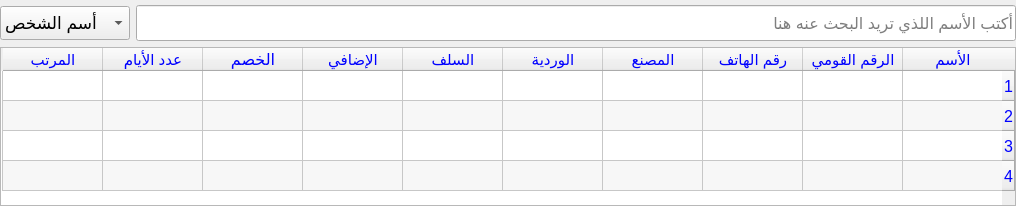
        <widget class="QWidget" name="page">
         <layout class="QVBoxLayout" name="verticalLayout_2">
          <property name="leftMargin">
           <number>0</number>
          </property>
          <property name="topMargin">
           <number>5</number>
          </property>
          <property name="rightMargin">
           <number>0</number>
          </property>
          <property name="bottomMargin">
           <number>0</number>
          </property>
          <item>
           <layout class="QHBoxLayout" name="horizontalLayout_3">
            <item>
             <widget class="QComboBox" name="comboBox_16">
              <property name="minimumSize">
               <size>
                <width>130</width>
                <height>34</height>
               </size>
              </property>
              <property name="font">
               <font>
                <pointsize>13</pointsize>
               </font>
              </property>
              <property name="toolTip">
               <string>حدد نوع البحث,هل تريد البحث بواسطة أسم الشخص أم أسم المصنع</string>
              </property>
              <item>
               <property name="text">
                <string>أسم الشخص</string>
               </property>
              </item>
              <item>
               <property name="text">
                <string>أسم المصنع</string>
               </property>
              </item>
             </widget>
            </item>
            <item>
             <widget class="QLineEdit" name="lineEdit">
              <property name="minimumSize">
               <size>
                <width>0</width>
                <height>36</height>
               </size>
              </property>
              <property name="font">
               <font>
                <family>Segoe UI</family>
                <pointsize>12</pointsize>
                <italic>false</italic>
                <bold>false</bold>
               </font>
              </property>
              <property name="layoutDirection">
               <enum>Qt::RightToLeft</enum>
              </property>
              <property name="autoFillBackground">
               <bool>false</bool>
              </property>
              <property name="alignment">
               <set>Qt::AlignLeading|Qt::AlignLeft|Qt::AlignVCenter</set>
              </property>
              <property name="placeholderText">
               <string>أكتب الأسم اللذي تريد البحث عنه هنا                                                                      </string>
              </property>
             </widget>
            </item>
           </layout>
          </item>
          <item>
           <layout class="QHBoxLayout" name="horizontalLayout_4">
            <item>
             <widget class="QTableWidget" name="tableWidget">
              <property name="font">
               <font>
                <pointsize>12</pointsize>
               </font>
              </property>
              <property name="layoutDirection">
               <enum>Qt::RightToLeft</enum>
              </property>
              <property name="autoFillBackground">
               <bool>false</bool>
              </property>
              <property name="styleSheet">
               <string notr="true">color: rgb(0, 0, 255);</string>
              </property>
              <property name="frameShape">
               <enum>QFrame::StyledPanel</enum>
              </property>
              <property name="frameShadow">
               <enum>QFrame::Plain</enum>
              </property>
              <property name="sizeAdjustPolicy">
               <enum>QAbstractScrollArea::AdjustToContents</enum>
              </property>
              <property name="editTriggers">
               <set>QAbstractItemView::NoEditTriggers</set>
              </property>
              <property name="alternatingRowColors">
               <bool>true</bool>
              </property>
              <property name="selectionBehavior">
               <enum>QAbstractItemView::SelectRows</enum>
              </property>
              <property name="textElideMode">
               <enum>Qt::ElideMiddle</enum>
              </property>
              <property name="sortingEnabled">
               <bool>false</bool>
              </property>
              <attribute name="horizontalHeaderCascadingSectionResizes">
               <bool>true</bool>
              </attribute>
              <attribute name="horizontalHeaderMinimumSectionSize">
               <number>100</number>
              </attribute>
              <row>
               <property name="text">
                <string>1</string>
               </property>
              </row>
              <row>
               <property name="text">
                <string>2</string>
               </property>
              </row>
              <row>
               <property name="text">
                <string>3</string>
               </property>
              </row>
              <row>
               <property name="text">
                <string>4</string>
               </property>
              </row>
              <column>
               <property name="text">
                <string>الأسم</string>
               </property>
               <property name="font">
                <font>
                 <pointsize>11</pointsize>
                </font>
               </property>
              </column>
              <column>
               <property name="text">
                <string>الرقم القومي</string>
               </property>
               <property name="font">
                <font>
                 <pointsize>11</pointsize>
                </font>
               </property>
              </column>
              <column>
               <property name="text">
                <string>رقم الهاتف</string>
               </property>
               <property name="font">
                <font>
                 <pointsize>11</pointsize>
                </font>
               </property>
              </column>
              <column>
               <property name="text">
                <string>المصنع</string>
               </property>
               <property name="font">
                <font>
                 <pointsize>11</pointsize>
                </font>
               </property>
              </column>
              <column>
               <property name="text">
                <string>الوردية</string>
               </property>
               <property name="font">
                <font>
                 <pointsize>11</pointsize>
                </font>
               </property>
              </column>
              <column>
               <property name="text">
                <string>السلف</string>
               </property>
               <property name="font">
                <font>
                 <pointsize>11</pointsize>
                </font>
               </property>
              </column>
              <column>
               <property name="text">
                <string>الإضافي</string>
               </property>
               <property name="font">
                <font>
                 <pointsize>11</pointsize>
                </font>
               </property>
              </column>
              <column>
               <property name="text">
                <string>الخصم</string>
               </property>
               <property name="font">
                <font>
                 <pointsize>12</pointsize>
                </font>
               </property>
              </column>
              <column>
               <property name="text">
                <string>عدد الأيام</string>
               </property>
               <property name="font">
                <font>
                 <pointsize>11</pointsize>
                </font>
               </property>
              </column>
              <column>
               <property name="text">
                <string>المرتب</string>
               </property>
               <property name="font">
                <font>
                 <pointsize>11</pointsize>
                </font>
               </property>
              </column>
              <item row="0" column="0">
               <property name="text">
                <string/>
               </property>
               <property name="textAlignment">
                <set>AlignCenter</set>
               </property>
              </item>
             </widget>
            </item>
           </layout>
          </item>
         </layout>
        </widget>
